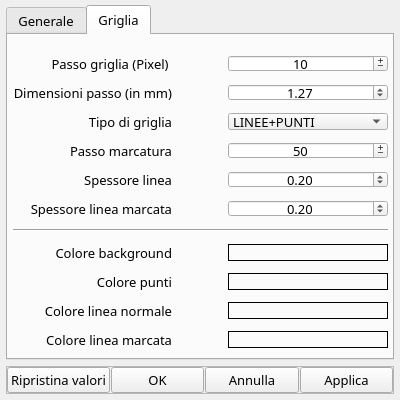
<?xml version="1.0" encoding="UTF-8"?>
<ui version="4.0">
 <class>OptionsDialog</class>
 <widget class="QDialog" name="OptionsDialog">
  <property name="windowModality">
   <enum>Qt::NonModal</enum>
  </property>
  <property name="geometry">
   <rect>
    <x>0</x>
    <y>0</y>
    <width>400</width>
    <height>400</height>
   </rect>
  </property>
  <property name="sizePolicy">
   <sizepolicy hsizetype="Fixed" vsizetype="Fixed">
    <horstretch>0</horstretch>
    <verstretch>0</verstretch>
   </sizepolicy>
  </property>
  <property name="minimumSize">
   <size>
    <width>400</width>
    <height>400</height>
   </size>
  </property>
  <property name="maximumSize">
   <size>
    <width>406</width>
    <height>436</height>
   </size>
  </property>
  <property name="font">
   <font>
    <family>Hack</family>
    <pointsize>10</pointsize>
    <italic>false</italic>
    <bold>false</bold>
   </font>
  </property>
  <property name="windowTitle">
   <string>Opzioni</string>
  </property>
  <property name="windowIcon">
   <iconset>
    <normaloff>:/res/resources/settings.png</normaloff>:/res/resources/settings.png</iconset>
  </property>
  <property name="styleSheet">
   <string notr="true">*{font: 10pt &quot;Hack&quot;;}
</string>
  </property>
  <property name="modal">
   <bool>false</bool>
  </property>
  <layout class="QVBoxLayout" name="verticalLayout">
   <property name="leftMargin">
    <number>6</number>
   </property>
   <property name="topMargin">
    <number>5</number>
   </property>
   <property name="rightMargin">
    <number>6</number>
   </property>
   <property name="bottomMargin">
    <number>6</number>
   </property>
   <item>
    <widget class="QTabWidget" name="tabOptions">
     <property name="currentIndex">
      <number>1</number>
     </property>
     <widget class="QWidget" name="tab">
      <attribute name="icon">
       <iconset resource="../resources.qrc">
        <normaloff>:/res/resources/remix/settings-3-line.png</normaloff>:/res/resources/remix/settings-3-line.png</iconset>
      </attribute>
      <attribute name="title">
       <string>Generale</string>
      </attribute>
      <layout class="QVBoxLayout" name="verticalLayout_2">
       <property name="spacing">
        <number>0</number>
       </property>
       <property name="leftMargin">
        <number>0</number>
       </property>
       <property name="topMargin">
        <number>0</number>
       </property>
       <property name="rightMargin">
        <number>0</number>
       </property>
       <property name="bottomMargin">
        <number>0</number>
       </property>
       <item>
        <layout class="QGridLayout" name="gridLayout">
         <property name="topMargin">
          <number>20</number>
         </property>
         <property name="horizontalSpacing">
          <number>6</number>
         </property>
         <property name="verticalSpacing">
          <number>12</number>
         </property>
         <item row="5" column="0" colspan="5">
          <widget class="Line" name="line">
           <property name="minimumSize">
            <size>
             <width>0</width>
             <height>1</height>
            </size>
           </property>
           <property name="orientation">
            <enum>Qt::Horizontal</enum>
           </property>
          </widget>
         </item>
         <item row="8" column="1" colspan="3">
          <widget class="QLineEdit" name="txtLibPath">
           <property name="readOnly">
            <bool>true</bool>
           </property>
          </widget>
         </item>
         <item row="8" column="4">
          <layout class="QHBoxLayout" name="horizontalLayout">
           <property name="spacing">
            <number>0</number>
           </property>
           <item>
            <widget class="QPushButton" name="btnOpenLibPath">
             <property name="minimumSize">
              <size>
               <width>30</width>
               <height>0</height>
              </size>
             </property>
             <property name="maximumSize">
              <size>
               <width>30</width>
               <height>21</height>
              </size>
             </property>
             <property name="text">
              <string>...</string>
             </property>
            </widget>
           </item>
          </layout>
         </item>
         <item row="3" column="1">
          <widget class="QLabel" name="label_14">
           <property name="enabled">
            <bool>false</bool>
           </property>
           <property name="text">
            <string>Percorso stylesheet</string>
           </property>
           <property name="alignment">
            <set>Qt::AlignRight|Qt::AlignTrailing|Qt::AlignVCenter</set>
           </property>
          </widget>
         </item>
         <item row="9" column="1">
          <spacer name="verticalSpacer">
           <property name="orientation">
            <enum>Qt::Vertical</enum>
           </property>
           <property name="sizeHint" stdset="0">
            <size>
             <width>20</width>
             <height>40</height>
            </size>
           </property>
          </spacer>
         </item>
         <item row="0" column="2">
          <spacer name="horizontalSpacer">
           <property name="orientation">
            <enum>Qt::Horizontal</enum>
           </property>
           <property name="sizeHint" stdset="0">
            <size>
             <width>40</width>
             <height>20</height>
            </size>
           </property>
          </spacer>
         </item>
         <item row="0" column="3">
          <widget class="QComboBox" name="cboxLanguage">
           <property name="enabled">
            <bool>false</bool>
           </property>
           <property name="minimumSize">
            <size>
             <width>160</width>
             <height>0</height>
            </size>
           </property>
           <item>
            <property name="text">
             <string>Italiano</string>
            </property>
           </item>
           <item>
            <property name="text">
             <string>English</string>
            </property>
           </item>
           <item>
            <property name="text">
             <string>Spain</string>
            </property>
           </item>
          </widget>
         </item>
         <item row="0" column="1">
          <widget class="QLabel" name="label">
           <property name="minimumSize">
            <size>
             <width>100</width>
             <height>0</height>
            </size>
           </property>
           <property name="text">
            <string>Lingua</string>
           </property>
           <property name="alignment">
            <set>Qt::AlignRight|Qt::AlignTrailing|Qt::AlignVCenter</set>
           </property>
          </widget>
         </item>
         <item row="2" column="3">
          <widget class="QComboBox" name="cboxStyle">
           <property name="enabled">
            <bool>true</bool>
           </property>
           <property name="minimumSize">
            <size>
             <width>160</width>
             <height>0</height>
            </size>
           </property>
           <item>
            <property name="text">
             <string>Chiaro</string>
            </property>
           </item>
           <item>
            <property name="text">
             <string>Scuro</string>
            </property>
           </item>
           <item>
            <property name="text">
             <string>Stylesheet</string>
            </property>
           </item>
          </widget>
         </item>
         <item row="6" column="1">
          <widget class="QLabel" name="label_3">
           <property name="text">
            <string>Percorso librerie</string>
           </property>
           <property name="alignment">
            <set>Qt::AlignRight|Qt::AlignTrailing|Qt::AlignVCenter</set>
           </property>
          </widget>
         </item>
         <item row="2" column="1">
          <widget class="QLabel" name="label_2">
           <property name="minimumSize">
            <size>
             <width>100</width>
             <height>0</height>
            </size>
           </property>
           <property name="text">
            <string>Stile interfaccia</string>
           </property>
           <property name="alignment">
            <set>Qt::AlignRight|Qt::AlignTrailing|Qt::AlignVCenter</set>
           </property>
          </widget>
         </item>
         <item row="4" column="1" colspan="3">
          <widget class="QLineEdit" name="txtStylesheetPath">
           <property name="enabled">
            <bool>false</bool>
           </property>
           <property name="readOnly">
            <bool>true</bool>
           </property>
          </widget>
         </item>
         <item row="4" column="4">
          <widget class="QPushButton" name="btnOpenStylesheetPath">
           <property name="enabled">
            <bool>false</bool>
           </property>
           <property name="minimumSize">
            <size>
             <width>30</width>
             <height>0</height>
            </size>
           </property>
           <property name="maximumSize">
            <size>
             <width>30</width>
             <height>21</height>
            </size>
           </property>
           <property name="text">
            <string>...</string>
           </property>
          </widget>
         </item>
        </layout>
       </item>
      </layout>
     </widget>
     <widget class="QWidget" name="tab_2">
      <attribute name="icon">
       <iconset resource="../resources.qrc">
        <normaloff>:/res/resources/remix/grid-line.png</normaloff>:/res/resources/remix/grid-line.png</iconset>
      </attribute>
      <attribute name="title">
       <string>Griglia</string>
      </attribute>
      <layout class="QVBoxLayout" name="verticalLayout_3">
       <property name="spacing">
        <number>0</number>
       </property>
       <property name="leftMargin">
        <number>0</number>
       </property>
       <property name="topMargin">
        <number>0</number>
       </property>
       <property name="rightMargin">
        <number>0</number>
       </property>
       <property name="bottomMargin">
        <number>0</number>
       </property>
       <item>
        <layout class="QGridLayout" name="gridLayout_2">
         <property name="leftMargin">
          <number>5</number>
         </property>
         <property name="topMargin">
          <number>20</number>
         </property>
         <property name="rightMargin">
          <number>4</number>
         </property>
         <property name="bottomMargin">
          <number>10</number>
         </property>
         <property name="horizontalSpacing">
          <number>6</number>
         </property>
         <property name="verticalSpacing">
          <number>12</number>
         </property>
         <item row="3" column="0">
          <widget class="QLabel" name="label_5">
           <property name="minimumSize">
            <size>
             <width>100</width>
             <height>0</height>
            </size>
           </property>
           <property name="text">
            <string>Tipo di griglia</string>
           </property>
           <property name="alignment">
            <set>Qt::AlignRight|Qt::AlignTrailing|Qt::AlignVCenter</set>
           </property>
          </widget>
         </item>
         <item row="6" column="2">
          <widget class="QDoubleSpinBox" name="doubleSpinGridLineMarkWidth">
           <property name="alignment">
            <set>Qt::AlignCenter</set>
           </property>
           <property name="decimals">
            <number>2</number>
           </property>
           <property name="singleStep">
            <double>0.010000000000000</double>
           </property>
           <property name="value">
            <double>0.200000000000000</double>
           </property>
          </widget>
         </item>
         <item row="4" column="1">
          <spacer name="horizontalSpacer_2">
           <property name="orientation">
            <enum>Qt::Horizontal</enum>
           </property>
           <property name="sizeHint" stdset="0">
            <size>
             <width>40</width>
             <height>20</height>
            </size>
           </property>
          </spacer>
         </item>
         <item row="5" column="2">
          <widget class="QDoubleSpinBox" name="doubleSpinGridLineWidth">
           <property name="alignment">
            <set>Qt::AlignCenter</set>
           </property>
           <property name="decimals">
            <number>2</number>
           </property>
           <property name="singleStep">
            <double>0.010000000000000</double>
           </property>
           <property name="value">
            <double>0.200000000000000</double>
           </property>
          </widget>
         </item>
         <item row="3" column="2">
          <widget class="QComboBox" name="cboxGridType">
           <property name="minimumSize">
            <size>
             <width>160</width>
             <height>0</height>
            </size>
           </property>
           <item>
            <property name="text">
             <string>LINEE+PUNTI</string>
            </property>
           </item>
           <item>
            <property name="text">
             <string>PUNTI</string>
            </property>
           </item>
           <item>
            <property name="text">
             <string>LINEE</string>
            </property>
           </item>
          </widget>
         </item>
         <item row="19" column="0">
          <spacer name="verticalSpacer_2">
           <property name="orientation">
            <enum>Qt::Vertical</enum>
           </property>
           <property name="sizeHint" stdset="0">
            <size>
             <width>20</width>
             <height>40</height>
            </size>
           </property>
          </spacer>
         </item>
         <item row="4" column="0">
          <widget class="QLabel" name="label_10">
           <property name="text">
            <string>Passo marcatura</string>
           </property>
           <property name="alignment">
            <set>Qt::AlignRight|Qt::AlignTrailing|Qt::AlignVCenter</set>
           </property>
          </widget>
         </item>
         <item row="15" column="2">
          <widget class="ColorPicker" name="lblGridLineMarkColor">
           <property name="cursor">
            <cursorShape>PointingHandCursor</cursorShape>
           </property>
           <property name="frameShape">
            <enum>QFrame::Box</enum>
           </property>
           <property name="text">
            <string/>
           </property>
           <property name="alignment">
            <set>Qt::AlignRight|Qt::AlignTrailing|Qt::AlignVCenter</set>
           </property>
          </widget>
         </item>
         <item row="14" column="0">
          <widget class="QLabel" name="label_8">
           <property name="text">
            <string>Colore linea normale</string>
           </property>
           <property name="alignment">
            <set>Qt::AlignRight|Qt::AlignTrailing|Qt::AlignVCenter</set>
           </property>
          </widget>
         </item>
         <item row="5" column="0">
          <widget class="QLabel" name="label_11">
           <property name="text">
            <string>Spessore linea</string>
           </property>
           <property name="alignment">
            <set>Qt::AlignRight|Qt::AlignTrailing|Qt::AlignVCenter</set>
           </property>
          </widget>
         </item>
         <item row="14" column="2">
          <widget class="ColorPicker" name="lblGridLineNormalColor">
           <property name="cursor">
            <cursorShape>PointingHandCursor</cursorShape>
           </property>
           <property name="frameShape">
            <enum>QFrame::Box</enum>
           </property>
           <property name="text">
            <string/>
           </property>
           <property name="alignment">
            <set>Qt::AlignRight|Qt::AlignTrailing|Qt::AlignVCenter</set>
           </property>
          </widget>
         </item>
         <item row="7" column="0" colspan="3">
          <widget class="Line" name="line_2">
           <property name="orientation">
            <enum>Qt::Horizontal</enum>
           </property>
          </widget>
         </item>
         <item row="12" column="0">
          <widget class="QLabel" name="label_4">
           <property name="text">
            <string>Colore punti</string>
           </property>
           <property name="alignment">
            <set>Qt::AlignRight|Qt::AlignTrailing|Qt::AlignVCenter</set>
           </property>
          </widget>
         </item>
         <item row="1" column="2">
          <widget class="QSpinBox" name="spinGridStep">
           <property name="alignment">
            <set>Qt::AlignCenter</set>
           </property>
           <property name="buttonSymbols">
            <enum>QAbstractSpinBox::PlusMinus</enum>
           </property>
           <property name="minimum">
            <number>5</number>
           </property>
           <property name="maximum">
            <number>100</number>
           </property>
           <property name="singleStep">
            <number>5</number>
           </property>
           <property name="value">
            <number>10</number>
           </property>
          </widget>
         </item>
         <item row="4" column="2">
          <widget class="QSpinBox" name="spinGridLineMarkStep">
           <property name="alignment">
            <set>Qt::AlignCenter</set>
           </property>
           <property name="buttonSymbols">
            <enum>QAbstractSpinBox::PlusMinus</enum>
           </property>
           <property name="minimum">
            <number>10</number>
           </property>
           <property name="maximum">
            <number>100</number>
           </property>
           <property name="singleStep">
            <number>5</number>
           </property>
           <property name="value">
            <number>50</number>
           </property>
          </widget>
         </item>
         <item row="8" column="2">
          <widget class="ColorPicker" name="lblBackColor">
           <property name="cursor">
            <cursorShape>PointingHandCursor</cursorShape>
           </property>
           <property name="frameShape">
            <enum>QFrame::Box</enum>
           </property>
           <property name="text">
            <string/>
           </property>
           <property name="alignment">
            <set>Qt::AlignRight|Qt::AlignTrailing|Qt::AlignVCenter</set>
           </property>
          </widget>
         </item>
         <item row="1" column="0">
          <widget class="QLabel" name="label_6">
           <property name="text">
            <string>Passo griglia (Pixel) </string>
           </property>
           <property name="alignment">
            <set>Qt::AlignRight|Qt::AlignTrailing|Qt::AlignVCenter</set>
           </property>
          </widget>
         </item>
         <item row="15" column="0">
          <widget class="QLabel" name="label_9">
           <property name="text">
            <string>Colore linea marcata</string>
           </property>
           <property name="alignment">
            <set>Qt::AlignRight|Qt::AlignTrailing|Qt::AlignVCenter</set>
           </property>
          </widget>
         </item>
         <item row="12" column="2">
          <widget class="ColorPicker" name="lblGridColor">
           <property name="cursor">
            <cursorShape>PointingHandCursor</cursorShape>
           </property>
           <property name="frameShape">
            <enum>QFrame::Box</enum>
           </property>
           <property name="text">
            <string/>
           </property>
           <property name="alignment">
            <set>Qt::AlignRight|Qt::AlignTrailing|Qt::AlignVCenter</set>
           </property>
          </widget>
         </item>
         <item row="8" column="0">
          <widget class="QLabel" name="label_7">
           <property name="text">
            <string>Colore background</string>
           </property>
           <property name="alignment">
            <set>Qt::AlignRight|Qt::AlignTrailing|Qt::AlignVCenter</set>
           </property>
          </widget>
         </item>
         <item row="6" column="0">
          <widget class="QLabel" name="label_12">
           <property name="text">
            <string>Spessore linea marcata</string>
           </property>
           <property name="alignment">
            <set>Qt::AlignRight|Qt::AlignTrailing|Qt::AlignVCenter</set>
           </property>
          </widget>
         </item>
         <item row="2" column="0">
          <widget class="QLabel" name="label_13">
           <property name="text">
            <string>Dimensioni passo (in mm)</string>
           </property>
           <property name="alignment">
            <set>Qt::AlignRight|Qt::AlignTrailing|Qt::AlignVCenter</set>
           </property>
          </widget>
         </item>
         <item row="2" column="2">
          <widget class="QDoubleSpinBox" name="doubleSpinStep_mm">
           <property name="alignment">
            <set>Qt::AlignCenter</set>
           </property>
           <property name="decimals">
            <number>2</number>
           </property>
           <property name="singleStep">
            <double>0.010000000000000</double>
           </property>
           <property name="value">
            <double>1.270000000000000</double>
           </property>
          </widget>
         </item>
        </layout>
       </item>
      </layout>
     </widget>
    </widget>
   </item>
   <item>
    <widget class="QFrame" name="frame">
     <property name="frameShape">
      <enum>QFrame::StyledPanel</enum>
     </property>
     <property name="frameShadow">
      <enum>QFrame::Raised</enum>
     </property>
     <layout class="QHBoxLayout" name="horizontalLayout_2">
      <property name="spacing">
       <number>1</number>
      </property>
      <property name="leftMargin">
       <number>0</number>
      </property>
      <property name="topMargin">
       <number>0</number>
      </property>
      <property name="rightMargin">
       <number>0</number>
      </property>
      <property name="bottomMargin">
       <number>0</number>
      </property>
      <item>
       <widget class="QPushButton" name="btnRestore">
        <property name="text">
         <string>Ripristina valori</string>
        </property>
       </widget>
      </item>
      <item>
       <widget class="QPushButton" name="btnOK">
        <property name="text">
         <string>OK</string>
        </property>
       </widget>
      </item>
      <item>
       <widget class="QPushButton" name="btnCancel">
        <property name="text">
         <string>Annulla</string>
        </property>
       </widget>
      </item>
      <item>
       <widget class="QPushButton" name="btnApply">
        <property name="text">
         <string>Applica</string>
        </property>
       </widget>
      </item>
     </layout>
    </widget>
   </item>
  </layout>
 </widget>
 <customwidgets>
  <customwidget>
   <class>ColorPicker</class>
   <extends>QLabel</extends>
   <header>ColorPicker.h</header>
  </customwidget>
 </customwidgets>
 <resources>
  <include location="../resources.qrc"/>
 </resources>
 <connections/>
</ui>
